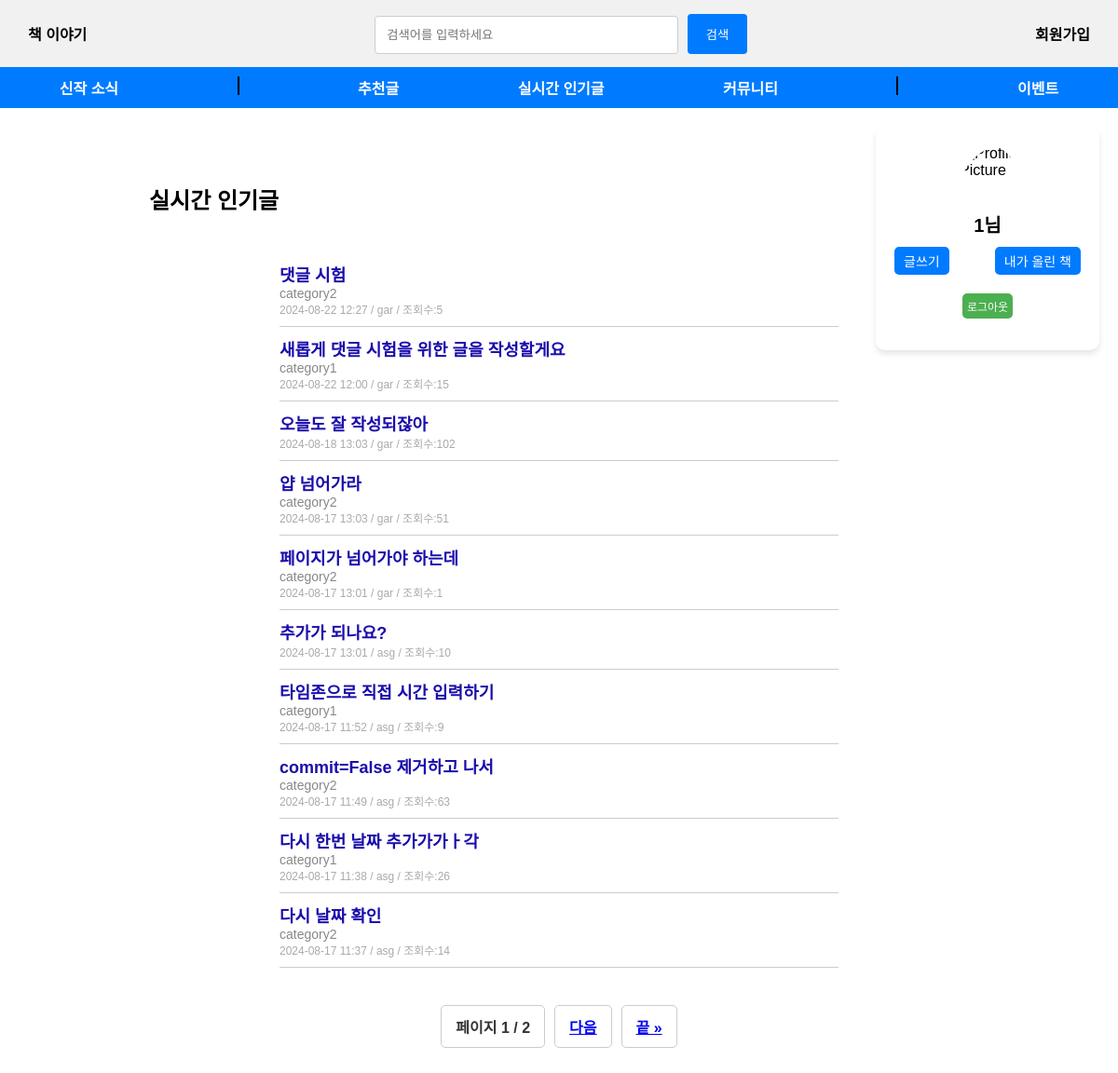
/book/ (signed in), run on an earlier commit of the app's database.
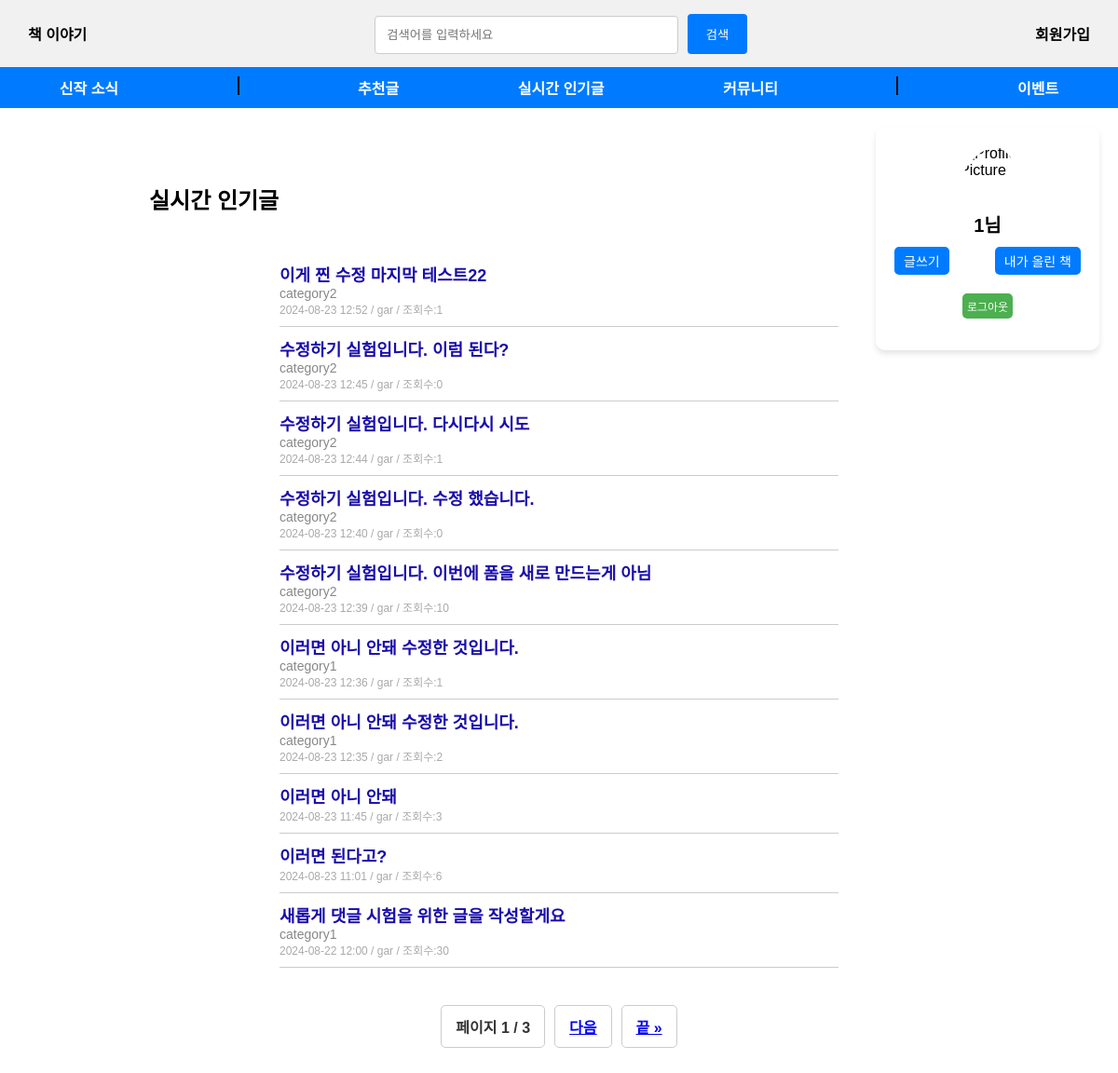
And on a later commit of the database.
### book/models.py (models this page shows, shortened)
class Post_information(models.Model):
    STATUS_CHOICES = [
        ('published', '공개'),
        ('unpublished', '비공개'),
    ]
    title = models.CharField(max_length=255, null=False)                  # 제목
    content = models.TextField(null=False)                                # 내용
    category = models.CharField(max_length=100, blank=True)               # 카테고리
    status = models.CharField(max_length=20, choices=STATUS_CHOICES, default='published')  # 상태
    author = models.ForeignKey(User_information, on_delete=models.CASCADE)  # 작성자
    created_at = models.DateTimeField(auto_now_add=True)                  # 작성일
    updated_at = models.DateTimeField(auto_now=True)                      # 수정일
    tags = models.ManyToManyField('Tag', blank=True)  # 태그 추가
    views = models.IntegerField(default=0)  #조회수

class User_information(models.Model):
    username = models.CharField(max_length=100, unique=True, null=False)  # 아이디
    password = models.CharField(max_length=100, null=False)               # 비밀번호
    nickname = models.CharField(max_length=100, unique=True, null=False)  # 닉네임
    birthdate = models.CharField(max_length=8, null=False)                # 생년월일 (YYYYMMDD)

### book/views.py (the view)
# urls.py: path('', views.index, name='index'),
def index(request):
    print("titlelist")
    post_list = Post_information.objects.all().order_by('-created_at')
    paginator = Paginator(post_list, 10)  # 페이지당 20개의 게시물을 표시합니다
    page_number = request.GET.get('page')
    page_obj = paginator.get_page(page_number)
    context = {
        'page_obj': page_obj,
    }
    return render(request,'book/index.html',context)

### book/templates/book/index.html (shortened to what the changed rows need)
<!DOCTYPE html>
<html>
<head>
</head>
<body>
    <div class="main-content">
        <div class="login-post-container">
            <div class="login-container">
                {% if request.session.username %}
                    <div class="user-info">
                        {% load static %}
                        <h2>{{ request.session.username }}님</h2>
                    </div>
                {% endif %}
            </div>
        </div>
        <div class="post-list" >
            {% if results == 1%}
                    <h2>검색 결과 </h2>
                    <ul class="post-list">
                        {% for post in page_obj %}
                            <li class="post-item">
                                {% comment %} <a href="{% url 'post_detail' post.id %}">{{ post.title }}</a> - {{ post.created_at }} {% endcomment %}
                                <a href="{% url 'post_detail' post.pk %}" class="post-title">{{ post.title }}</a>
                                <div class="post-category">{{ post.category }}</div>
                                <div class="post-meta">{{ post.created_at|date:"Y-m-d H:i" }} / {{ post.author.nickname }} / 조회수:{{ post.views }}</div>
                            </li>
                        {% endfor %}
                    </ul>
            {% else %}
                    <h2>실시간 인기글</h2>
                    <ul class="post-list">
                        {% for post in page_obj %}
                        <li class="post-item">
                            <a href="{% url 'post_detail' post.pk %}" class="post-title">{{ post.title }}</a>
                            <div class="post-category">{{ post.category }}</div>
                            <div class="post-meta">{{ post.created_at|date:"Y-m-d H:i" }} / {{ post.author.nickname }} / 조회수:{{ post.views }}</div>
                        </li>
                        {% empty %}
                        <li>게시글이 없습니다.</li>
                        {% endfor %}
                    </ul>
            {% endif %}
            <div class="pagination">
                {%if results == 1%}
                    <span class="step-links">
                        {% if page_obj.has_previous %}
                        <div class="pagination-controls">
                            <a href="search_post?page=1">&laquo; 처음</a>
                        </div>
                        <div class="pagination-controls2">
                            <a href="search_post?page={{ page_obj.previous_page_number }}">이전</a>
                        </div>
                        {% endif %}
                        <span class="current">
                            페이지 {{ page_obj.number }} / {{ page_obj.paginator.num_pages }}
                        </span>
                        {% if page_obj.has_next %}
                        <div class="pagination-controls">
                            <a href="search_post?page={{ page_obj.next_page_number }}">다음</a>
                        </div>
                        <div class="pagination-controls2">
                            <a href="search_post?page={{ page_obj.paginator.num_pages }}">끝 &raquo;</a>
                        </div>
                    </span>
                {% endif %}
                {%else%}
                    <span class="step-links">
                        <span class="current">
                            페이지 {{ page_obj.number }} / {{ page_obj.paginator.num_pages }}
                        </span>
                        {% if page_obj.has_next %}
                        <div class="pagination-controls">
                            <a href="?page={{ page_obj.next_page_number }}">다음</a>
                        </div>
                        <div class="pagination-controls2">
                            <a href="?page={{ page_obj.paginator.num_pages }}">끝 &raquo;</a>
                        </div>
                    </span>
                    {% endif %}
                {%endif%}
            </div>
        </div>
    </div>
</body>
</html>

What changed in the data, as far as the page shows it:
removed Post_information: title "댓글 시험", category "category2", created_at "2024-08-22 12:27", author.nickname "gar", views "5"
no longer on this page (row unchanged): Post_information: title "오늘도 잘 작성되잖아", created_at "2024-08-18 13:03", author.nickname "gar", views "102"
no longer on this page (row unchanged): Post_information: title "얍 넘어가라", category "category2", created_at "2024-08-17 13:03", author.nickname "gar", views "51"
no longer on this page (row edited): Post_information: title "페이지가 넘어가야 하는데", category "category2", created_at "2024-08-17 13:01", author.nickname "gar", views "1"
no longer on this page (row edited): Post_information: title "추가가 되나요?", created_at "2024-08-17 13:01", author.nickname "asg", views "10"
no longer on this page (row unchanged): Post_information: title "타임존으로 직접 시간 입력하기", category "category1", created_at "2024-08-17 11:52", author.nickname "asg", views "9"
no longer on this page (row unchanged): Post_information: title "commit=False 제거하고 나서", category "category2", created_at "2024-08-17 11:49", author.nickname "asg", views "63"
no longer on this page (row unchanged): Post_information: title "다시 한번 날짜 추가가가ㅏ각", category "category1", created_at "2024-08-17 11:38", author.nickname "asg", views "26"
no longer on this page (row unchanged): Post_information: title "다시 날짜 확인", category "category2", created_at "2024-08-17 11:37", author.nickname "asg", views "14"
added Post_information: title "이게 찐 수정 마지막 테스트22", category "category2", created_at "2024-08-23 12:52", author.nickname "gar", views "1"
added Post_information: title "수정하기 실험입니다. 이럼 된다?", category "category2", created_at "2024-08-23 12:45", author.nickname "gar", views "0"
added Post_information: title "수정하기 실험입니다. 다시다시 시도", category "category2", created_at "2024-08-23 12:44", author.nickname "gar", views "1"
added Post_information: title "수정하기 실험입니다. 수정 했습니다.", category "category2", created_at "2024-08-23 12:40", author.nickname "gar", views "0"
added Post_information: title "수정하기 실험입니다. 이번에 폼을 새로 만드는게 아님", category "category2", created_at "2024-08-23 12:39", author.nickname "gar", views "10"
added Post_information: title "이러면 아니 안돼 수정한 것입니다.", category "category1", created_at "2024-08-23 12:36", author.nickname "gar", views "1"
added Post_information: title "이러면 아니 안돼 수정한 것입니다.", category "category1", created_at "2024-08-23 12:35", author.nickname "gar", views "2"
added Post_information: title "이러면 아니 안돼", created_at "2024-08-23 11:45", author.nickname "gar", views "3"
added Post_information: title "이러면 된다고?", created_at "2024-08-23 11:01", author.nickname "gar", views "6"
changed Post_information "새롭게 댓글 시험을 위한 글을 작성할게요": views "15" → "30"
Also different on the page:
{{ page_obj.paginator.num_pages }}: "2" → "3"
